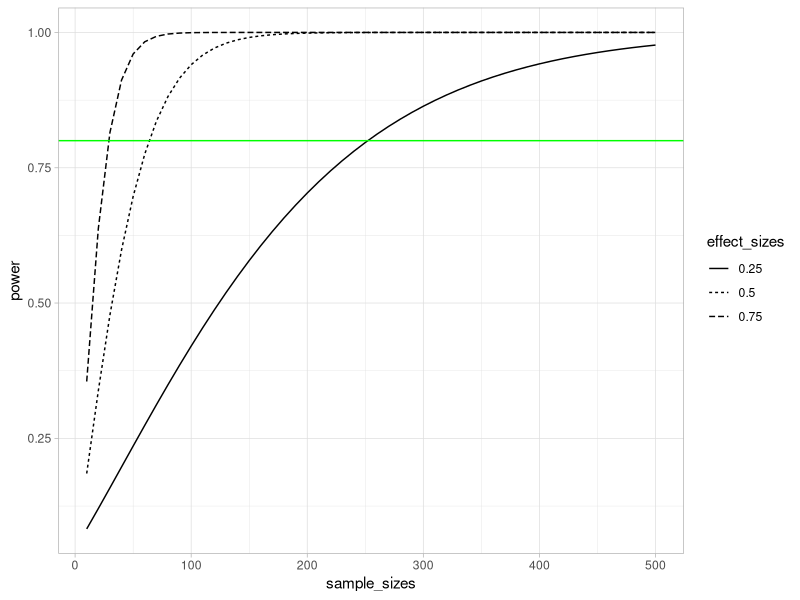

The R source for this figure: (Note: this script raises an error after producing the figure.)
## ---- chunk 1
knitr::opts_chunk$set(echo = TRUE)
## ---- chunk 2
install.packages('pwr')
library(pwr)

library(tidyverse)
## ---- chunk 3
# default sig.level = .05 
pwr.t.test(d=0.5, power=.8)
## ---- chunk 4
# sig.level = 0.01
pwr.t.test(d=0.5, power=.8, sig.level = 0.01)
## ---- chunk 5
pwr.t.test(n=75, d=0.5) 
## ---- chunk 6
# one sample t-test
pwr.t.test(n=75, d=0.5, type='one.sample') 
## ---- chunk 7
pwr.t.test(n=75, power=.9, sig.level=.01,  type='one.sample')
## ---- chunk 8
# paired
pwr.t.test(n=75, d=0.5, type='paired')   # higher power than in two sample t-test
## ---- chunk 9
# two-sample
pwr.t.test(n=75, d=0.5, type='two.sample')
## ---- chunk 10
pwr.t.test(n=25, d=1, sig.level = 0.01)  
## ---- chunk 11
pwr.t.test(n=50, power=.8, type='one.sample')  # sig.level = .05
## ---- chunk 12
pwr.t.test(d=0.5, power=.9, type='paired')   # sig.level = .05
## ---- chunk 13
effect_sizes <- c(0.25, 0.5, 0.75) # 3 different effect sizes

sample_sizes = seq(10, 500, 10) # going from 10 to 500 in increments of 10

input_df <- crossing(effect_sizes,sample_sizes)

head(input_df)
## ---- chunk 14
# new get_power function: return the power of a given set of sample and effect sizes, saved in a dataframe df

get_power <- function(df){
  power_result <- pwr.t.test(n=df$sample_sizes, 
                             d=df$effect_sizes)
  df$power=power_result$power
  return(df)
}

## ---- chunk 15
power_curves <- get_power(input_df) 

head(power_curves)
## ---- chunk 16
power_curves <- power_curves %>% mutate(effect_sizes = as.factor(effect_sizes)) 
## ---- chunk 17
ggplot(power_curves, aes(x=sample_sizes, y=power, linetype=effect_sizes)) + 
  geom_line() + 
  geom_hline(yintercept = 0.8, color='green') +
  theme_light() +
  ggsave('power_curve.jpg')
## ---- chunk 18
effectSize <- 0.5
## ---- chunk 19
pwr.result <- pwr.t.test(d=effectSize, power=.8)

# round up from estimated sample size
sampleSize <- ceiling(pwr.result$n)    # 64
## ---- chunk 20
get_t_result <- function(sampleSize, effectSize){
  group1 <- rnorm(sampleSize) # normal sample with mean of 0, sd of 1
  group2 <- rnorm(sampleSize, mean=effectSize) # normal sample with mean of effect size, sd of 1
  ttest.result <- t.test(group1, group2) #carry out a t-test
  return(tibble(pvalue=ttest.result$p.value)) # return the p-value
}
## ---- chunk 21
get_t_result(sampleSize, effectSize)
## ---- chunk 22
nRuns <- 1000
## ---- chunk 23
index_df <- tibble(id=seq(nRuns)) %>%
  group_by(id) #this group_by() command is so that the function runs for each simulation

power_sim_results <- index_df %>%
  do(get_t_result(sampleSize, effectSize)) #this runs the get_t_result function for the index_df table

power <- power_sim_results %>% ungroup() %>% summarize(pvalue = mean(pvalue<.05)) %>% pull()

power
## ---- chunk 24
effectSize <- 0.6

pwr.result <- pwr.t.test(d=effectSize, power=.9, sig.level = 0.01)
sampleSize <- ceiling(pwr.result$n)

get_t_result(sampleSize, effectSize)

nRuns <- 5000

index_df_2 <- tibble(id=seq(nRuns)) %>%
  group_by(id) #this group_by() command is so that the function runs for each simulation

power_sim_results_2 <- index_df_2 %>%
  do(get_t_result(sampleSize, effectSize)) #this runs the get_t_result function for the index_df table

power_2 <-
  power_sim_results_2 %>%
  ungroup() %>% #this 
  summarize(pvalue = mean(pvalue<.05)) %>%
  pull()

power_2   # pvalue output = 4.55e-06


## ---- chunk 25
get_power_extension <- function(df){
  power_result <- pwr.t.test(n=df$sample_sizes, 
                             d=0.5,
                             sig.level = df$significance_levels,
                             type='paired')
  df$power=power_result$power
  return(df)
}
## ---- chunk 26
significance_levels <- c(0.05, 0.01, 0.001) # 3 different significance levels

sample_sizes = seq(0, 200, 5) # going from 0 to 200 in increments of 5

input_df_extension <- crossing(significance_levels, sample_sizes)

head(input_df_extension)
## ---- chunk 27
power_curves_extension <- get_power_extension(input_df_extension) 

head(power_curves_extension)
## ---- chunk 28
power_curves_extension <- power_curves_extension %>% mutate(significance_levels = as.factor(significance_levels)) 
## ---- chunk 29
ggplot(power_curves_extension, aes(x=sample_sizes, y=power, linetype=significance_levels)) + 
  geom_line() + 
  geom_hline(yintercept = 0.8, color='green') +
  theme_light() + 
  labs(title='Power Curve for fixed effect size of 0.5 (paired samples t-test)')
  ggsave('power_curve_extension_task.jpg')
